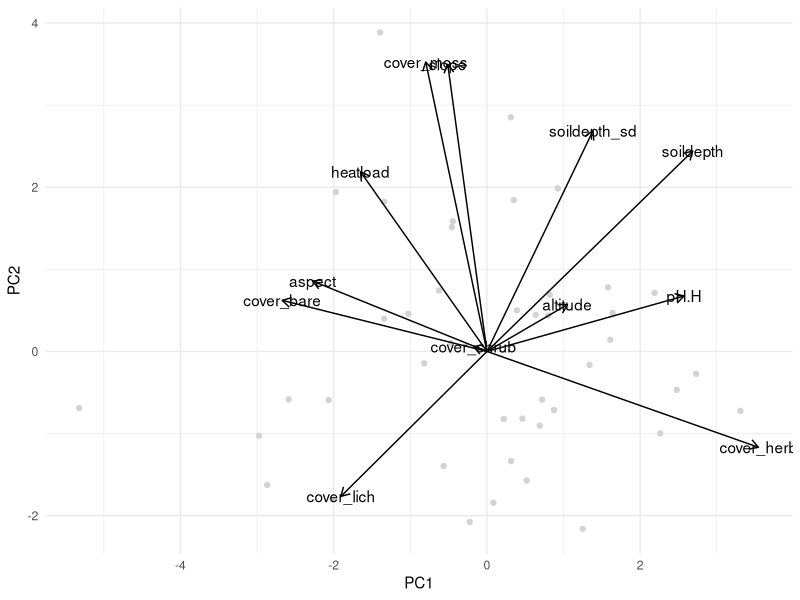
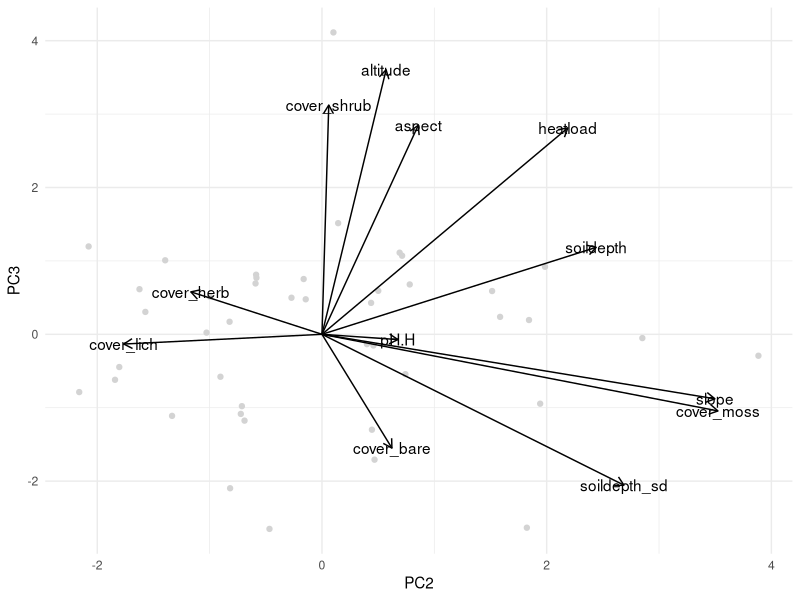
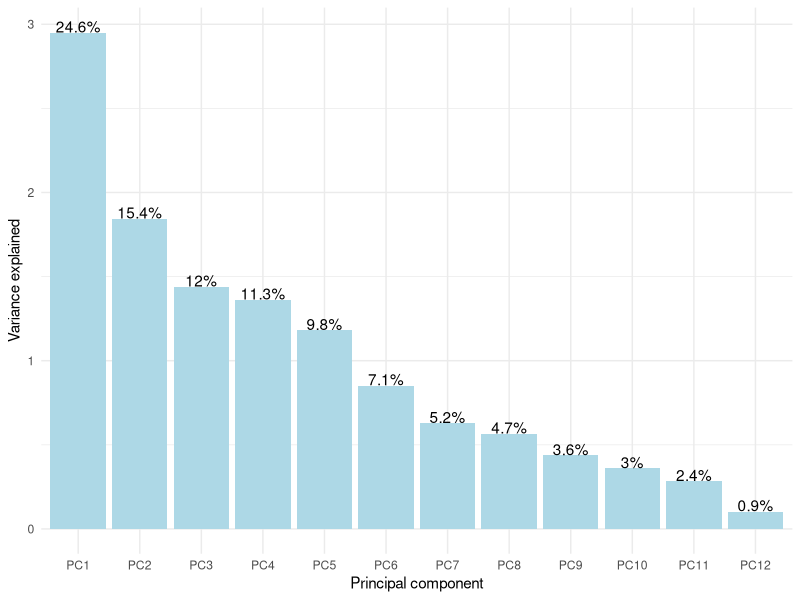

Reproduce these figures in R, in order.
## ---- chunk 1
knitr::opts_chunk$set(echo = TRUE, warning = FALSE, message = FALSE)
library(tidyverse) #all hail the tidyverse
library(readxl) #reading in xls
library(here) #easy reading
library(ggfortify) # biplot creation
## ---- chunk 2
#reading in my data set
veg <- read_excel(here("data","grasslands-spe-env.xls"), sheet = 2) %>% # this excel file had several pages including metadata. I read in sheet 2, which has the variables I'm looking to explore
  drop_na() %>% # dropping any rows with NAs
  mutate(classification = factor(
    classification, levels = c('FVd', 'JmFo', 'PhFr', 'PpSp', 'VvAp'))) %>% #If I factor these veg classification levels now, I can vizualize them later on my biplot and see if there's anything interesting
  dplyr::select(-plot, -area, -starts_with(c('lat','long'))) %>% # here i'm dropping some spatial variables that I'm not interested in for this analysis
  dplyr::rename(cover_shrub = coverE2, cover_herb = coverE1) # I am jsut renaming these columns so they're easier to understand later 
  
#now I make a PCA out of my dataset. I'll need to drop those veg class layers here, put all my #s on similar scale, and use prcomp() to create the PCA
veg_pca <- veg %>% 
  dplyr::select(where(is.numeric)) %>% #keeping only my numeric values
  scale() %>% #putting all my variable #s on a similar scale
  prcomp() #creating PCA


## ---- chunk 3
# See the loadings (weighting for each principal component)
#veg_pca$rotation
## ---- chunk 4
#Putting my loadings into a clean df with axis names
loadings_df <- data.frame(veg_pca$rotation*7) %>% #My biplot was looking crowded, so I used *8 to space out my lines 
  mutate(axis = row.names(.))

new_pts_df <- data.frame(veg_pca$x) #creating pts for my biplot 


PCA1_PCA2_plot <- ggplot()+
  geom_point(data = new_pts_df, aes(x= PC1, y = PC2), color = "lightgrey")+
  geom_segment(data = loadings_df, x = 0, y =0,
               aes(xend=PC1, yend=PC2, group = axis),
               arrow = arrow(length = unit(.25,"cm"))) +
  geom_text(data = loadings_df, 
            aes(x=PC1, y= PC2, label = axis)) +
  theme_minimal()

PCA2_PCA3_plot <- ggplot()+
  geom_point(data = new_pts_df, aes(x= PC2, y = PC3), color = "lightgrey")+
  geom_segment(data = loadings_df, x = 0, y =0,
               aes(xend=PC2, yend=PC3, group = axis),
               arrow = arrow(length = unit(.25,"cm"))) +
  geom_text(data = loadings_df, 
            aes(x=PC2, y= PC3, label = axis)) +
  theme_minimal()



## ---- chunk 5
veg_autoplot <- autoplot(veg_pca, 
         data = veg,
         loadings = TRUE,
         loadings.label = TRUE,
         loadings.color = "black",
         colour = 'classification',
         loadings.label.colour = "black",
         loadings.label.vjust = -0.5)  +
  theme_minimal()
## ---- chunk 6

## Screeplot by hand
sd_vec <- veg_pca$sdev
var_vec <- sd_vec^2 ### standard deviation is sqrt of variance!
pc_names <- colnames(veg_pca$rotation)

pct_expl_df <- data.frame(v = var_vec,
                          pct_v = var_vec / sum(var_vec),
                          pc = fct_inorder(pc_names)) %>%
  mutate(pct_lbl = paste0(round(pct_v*100, 1), '%'))

screeplot_veg <- ggplot(pct_expl_df, aes(x = pc, y = v)) +
  geom_col(fill = "lightblue") + #adding a touch of color
  geom_text(aes(label = pct_lbl), vjust = 0, nudge_y = .002) +
  labs(x = 'Principal component', y = 'Variance explained') +
  theme_minimal()
#based on this screeplot, I only need to keep up to PC6 to capture 80% of the variance in this data 

# I also have the option of using screeplot()
# Variance explained by each PCA
#screeplot(veg_pca, type = "lines")
#screeplot(veg_pca, type = "barplot")
## ---- chunk 7
PCA1_PCA2_plot 

## ---- chunk 8
PCA2_PCA3_plot
## ---- chunk 9
screeplot_veg
